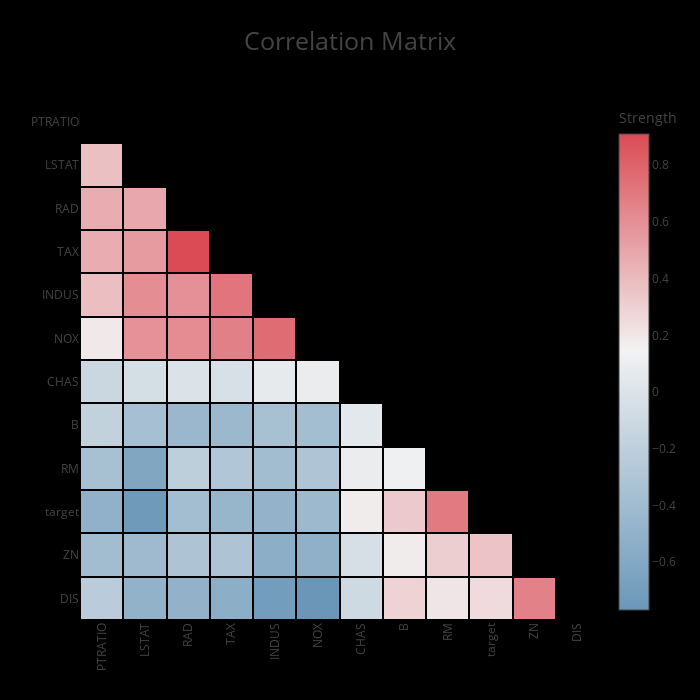

The cell this chart's notebook holds for it:
### Markdown cell above
## Enable clustering

### Code cell
correlation_matrix(df, cluster=True)

### Figure 1 — Plotly figure (JSON) as saved in the notebook; plotly's stock layout.template omitted (floating-point values rounded to 4 significant figures; data arrays with more than 128 entries replaced by an {"elided": "..."} marker saying what was removed)
{"data": [{"colorbar": {"title": {"text": "Strength"}}, "colorscale": [[0, "rgb(105.84626995902877, 151.2308466393525, 184.30774150806306)"], [0.5455, "rgb(242, 242, 242)"], [1, "rgb(219.24429528667045, 74.51801330989447, 85.44075157229265)"]], "connectgaps": false, "type": "heatmap", "uid": "08d12d07-baca-4412-b73a-6c9ed4059070", "x": ["PTRATIO", "LSTAT", "RAD", "TAX", "INDUS", "NOX", "CHAS", "B", "RM", "target", "ZN", "DIS"], "xgap": 2, "y": ["DIS", "ZN", "target", "RM", "B", "CHAS", "NOX", "INDUS", "TAX", "RAD", "LSTAT", "PTRATIO"], "ygap": 2, "z": {"elided": "12x12 float values"}}], "layout": {"autosize": false, "height": 700, "paper_bgcolor": "rgb(0,0,0,0)", "plot_bgcolor": "rgb(0,0,0,0)", "title": {"font": {"size": 25}, "text": "Correlation Matrix"}, "width": 700, "xaxis": {"automargin": true, "autorange": true, "range": [-0.5, 11.5], "showgrid": false, "tickangle": -90, "ticks": "", "type": "category"}, "yaxis": {"automargin": true, "autorange": true, "range": [-0.5, 11.5], "showgrid": false, "ticks": "", "type": "category"}}}
